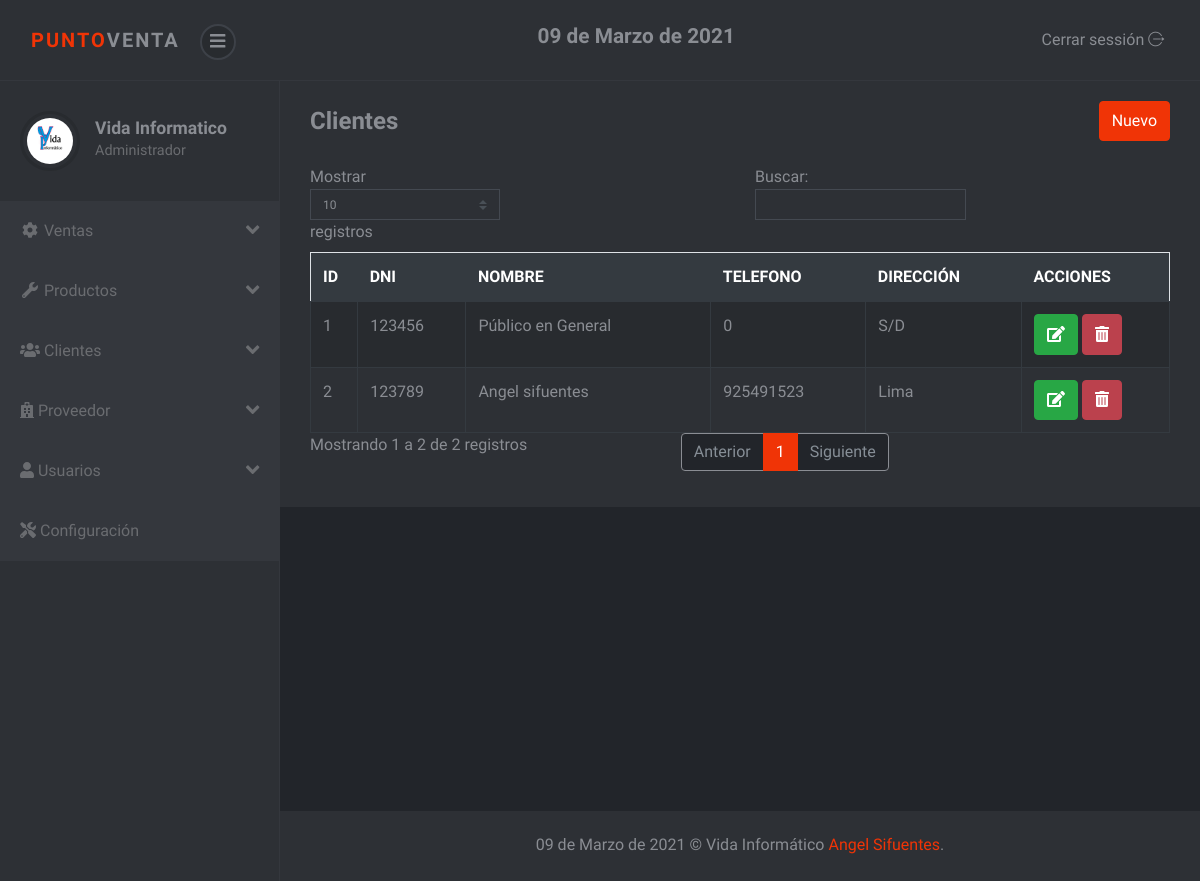
/sistema/lista_cliente.php (signed in), run on the app's committed database.
### tables this page shows
CREATE TABLE `cliente` (
  `idcliente` int(11) NOT NULL,
  `dni` int(8) NOT NULL,
  `nombre` varchar(100) NOT NULL,
  `telefono` int(15) NOT NULL,
  `direccion` varchar(200) NOT NULL,
  `usuario_id` int(11) NOT NULL
);

### sistema/lista_cliente.php (the view)
<?php include_once "includes/header.php"; ?>
<div class="container-fluid">
	<div class="d-sm-flex align-items-center justify-content-between mb-4">
		<h1 class="h3 mb-0 text-gray-800">Clientes</h1>
		<a href="registro_cliente.php" class="btn btn-primary">Nuevo</a>
	</div>
	<div class="row">
		<div class="col-lg-12">
			<div class="table-responsive">
				<table class="table table-striped table-bordered" id="table">
					<thead class="thead-dark">
						<tr>
							<th>ID</th>
							<th>DNI</th>
							<th>NOMBRE</th>
							<th>TELEFONO</th>
							<th>DIRECCIÓN</th>
							<?php if ($_SESSION['rol'] == 1) { ?>
							<th>ACCIONES</th>
							<?php } ?>
						</tr>
					</thead>
					<tbody>
						<?php
						include "../conexion.php";
						$query = mysqli_query($conexion, "SELECT * FROM cliente");
						$result = mysqli_num_rows($query);
						if ($result > 0) {
							while ($data = mysqli_fetch_assoc($query)) { ?>
								<tr>
									<td><?php echo $data['idcliente']; ?></td>
									<td><?php echo $data['dni']; ?></td>
									<td><?php echo $data['nombre']; ?></td>
									<td><?php echo $data['telefono']; ?></td>
									<td><?php echo $data['direccion']; ?></td>
									<?php if ($_SESSION['rol'] == 1) { ?>
									<td>
										<a href="editar_cliente.php?id=<?php echo $data['idcliente']; ?>" class="btn btn-success"><i class='fas fa-edit'></i></a>
										<form action="eliminar_cliente.php?id=<?php echo $data['idcliente']; ?>" method="post" class="confirmar d-inline">
											<button class="btn btn-danger" type="submit"><i class='fas fa-trash-alt'></i> </button>
										</form>
									</td>
									<?php } ?>
								</tr>
						<?php }
						} ?>
					</tbody>
				</table>
			</div>
		</div>
	</div>
</div>
<?php include_once "includes/footer.php"; ?>

### sistema/css/style.violet.css (style rules this page uses)
body { position: relative; }
a { -webkit-transition: all 0.3s; transition: all 0.3s; display: inline-block; }
button { cursor: pointer; }
button, input[type='submit'] { cursor: pointer; font-family: inherit; font-weight: 300 !important; }
.table { margin-bottom: 0; color: #8a8d93; }
.table td, .table th { border-color: #343a40; }
.table thead th { border: none; }
.table-striped tbody tr { -webkit-transition: all 0.3s; transition: all 0.3s; }
.table-striped tbody tr:nth-of-type(odd) { background-color: #282b2f; }
.table-bordered td, .table-bordered th { border-color: #343a40; }
.btn { font-weight: 400; border: 1px solid transparent; padding: 0.45rem 0.75rem; font-size: 1rem; line-height: 1.5; border-radius: 0.25rem; -webkit-transition: color 0.15s ease-in-out, background-color 0.15s ease-in-out, border-color 0.15s ease-in-out, -webkit-box-shadow 0.15s ease-in-out; transition: color 0.15s ease-in-out, background-color 0.15s ease-in-out, border-color 0.15s ease-in-out, -webkit-box-shadow 0.15s ease-in-out; transition: color 0.15s ease-in-out, background-color 0.15s ease-in-out, border-color 0.15s ease-in-out, box-shadow 0.15s ease-in-out; transition: color 0.15s ease-in-out, background-color 0.15s ease-in-out, border-color 0.15s ease-in-out, box-shadow 0.15s ease-in-out, -webkit-box-shadow 0.15s ease-in-out; }
.btn-primary { color: color-yiq(#f03406); background-color: #f03406; border-color: #f03406; }
.btn-success { color: color-yiq(#28a745); background-color: #28a745; border-color: #28a745; }
.btn-danger { color: color-yiq(#bb414d); background-color: #bb414d; border-color: #bb414d; }
body { font-family: "Muli", sans-serif; font-size: 1rem; font-weight: 400; line-height: 1.5; color: #8a8d93; background-color: #fff; }
a { color: #f03406; text-decoration: none; }
h1, h2, h3, h4, h5, h6, .h1, .h2, .h3, .h4, .h5, .h6 { margin-bottom: 0.5rem; font-family: inherit; font-weight: 700; line-height: 1.2; color: inherit; }
h1, .h1 { font-size: 2.5rem; }
h3, .h3 { font-size: 1.5rem; }

### data on the page
cliente: idcliente "1", dni "123456", nombre "Público en General", telefono "0", direccion "S/D"
cliente: idcliente "2", dni "123789", nombre "Angel sifuentes", telefono "925491523", direccion "Lima"

### other printed values
fechaPeru() "09 de Marzo de 2021"
$_SESSION['nombre'] "Vida Informatico"
